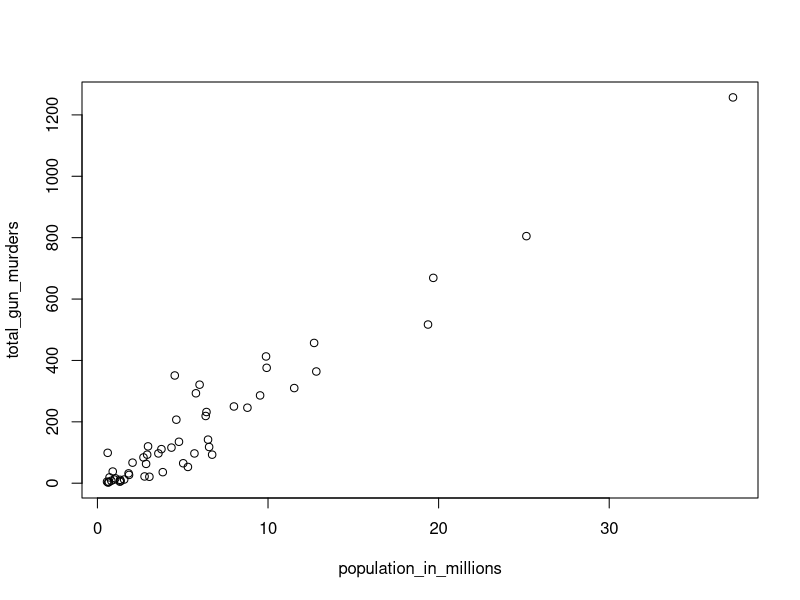
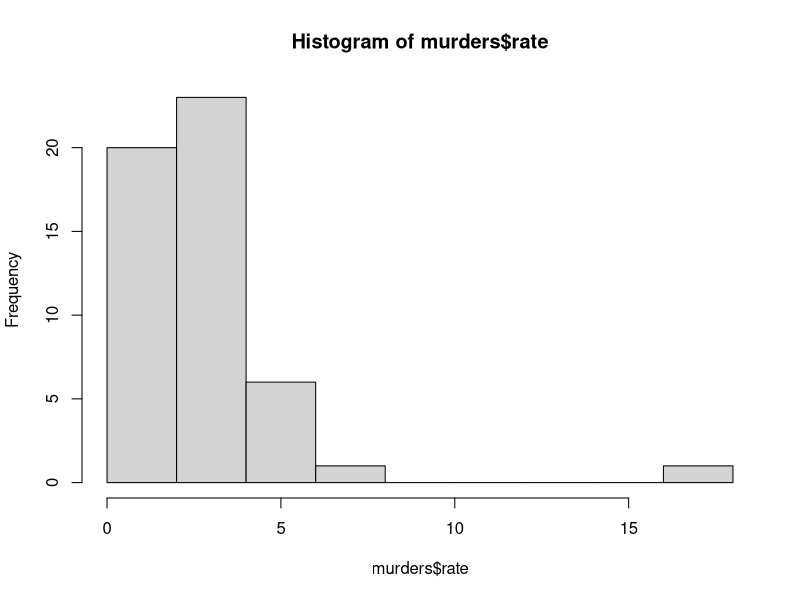
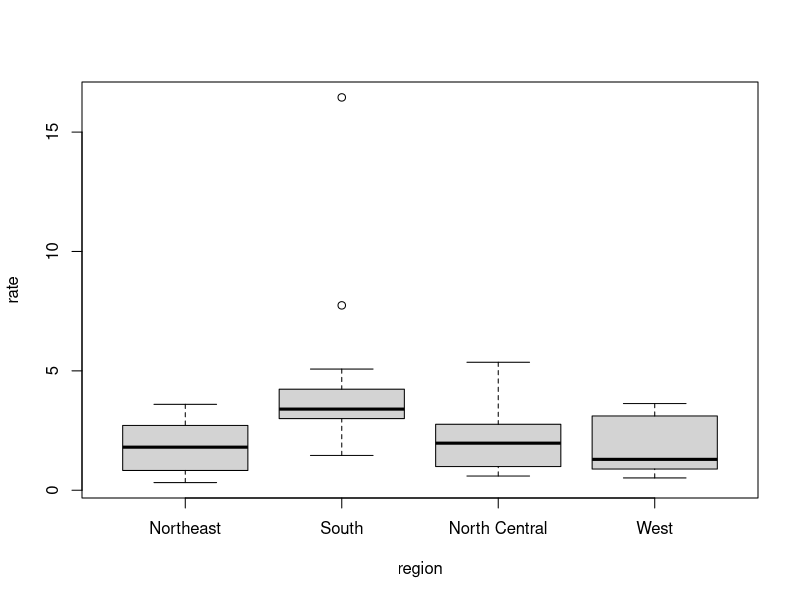

Here is the R script that generated these plots, in order:
library(dslabs)
library(tidyverse)

## How to make a scatterplot of total murders vs population.
population_in_millions <- murders$population/10^6
total_gun_murders <- murders$total
plot(population_in_millions, total_gun_murders)

## How to make a histogram of murder rates.
murders <- mutate(murders, rate = total / population * 100000)
hist(murders$rate)

## How to make a boxplot of murder rates by region.
boxplot(rate~region, data = murders)
